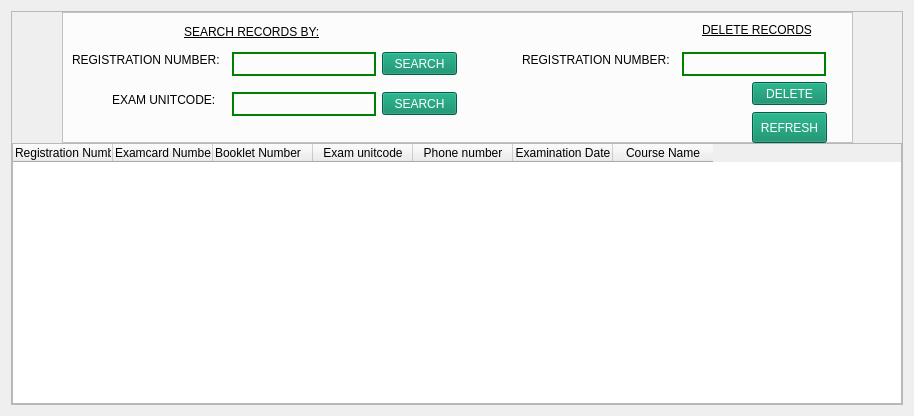
            <widget class="QWidget" name="page_2">
             <layout class="QVBoxLayout" name="verticalLayout_6">
              <item>
               <widget class="QFrame" name="frame_2">
                <property name="minimumSize">
                 <size>
                  <width>892</width>
                  <height>0</height>
                 </size>
                </property>
                <property name="frameShape">
                 <enum>QFrame::StyledPanel</enum>
                </property>
                <property name="frameShadow">
                 <enum>QFrame::Raised</enum>
                </property>
                <layout class="QGridLayout" name="gridLayout_2">
                 <property name="leftMargin">
                  <number>0</number>
                 </property>
                 <property name="topMargin">
                  <number>0</number>
                 </property>
                 <property name="rightMargin">
                  <number>0</number>
                 </property>
                 <property name="bottomMargin">
                  <number>0</number>
                 </property>
                 <property name="spacing">
                  <number>0</number>
                 </property>
                 <item row="0" column="0">
                  <spacer name="horizontalSpacer">
                   <property name="orientation">
                    <enum>Qt::Horizontal</enum>
                   </property>
                   <property name="sizeHint" stdset="0">
                    <size>
                     <width>32</width>
                     <height>20</height>
                    </size>
                   </property>
                  </spacer>
                 </item>
                 <item row="0" column="1">
                  <widget class="QFrame" name="frame_5">
                   <property name="minimumSize">
                    <size>
                     <width>791</width>
                     <height>131</height>
                    </size>
                   </property>
                   <property name="maximumSize">
                    <size>
                     <width>791</width>
                     <height>131</height>
                    </size>
                   </property>
                   <property name="styleSheet">
                    <string notr="true">background-color: rgb(252, 252, 252);</string>
                   </property>
                   <property name="frameShape">
                    <enum>QFrame::StyledPanel</enum>
                   </property>
                   <property name="frameShadow">
                    <enum>QFrame::Raised</enum>
                   </property>
                   <widget class="QLabel" name="label_12">
                    <property name="geometry">
                     <rect>
                      <x>640</x>
                      <y>10</y>
                      <width>113</width>
                      <height>16</height>
                     </rect>
                    </property>
                    <property name="styleSheet">
                     <string notr="true">
font: 87 8pt &quot;Arial Black&quot;;
text-decoration: underline;</string>
                    </property>
                    <property name="text">
                     <string>DELETE RECORDS</string>
                    </property>
                   </widget>
                   <widget class="QLineEdit" name="linedelreg">
                    <property name="geometry">
                     <rect>
                      <x>620</x>
                      <y>40</y>
                      <width>144</width>
                      <height>24</height>
                     </rect>
                    </property>
                    <property name="styleSheet">
                     <string notr="true">border : 2px solid green;
font: 12pt &quot;Arial Rounded MT Bold&quot;;</string>
                    </property>
                   </widget>
                   <widget class="QLabel" name="label_9">
                    <property name="geometry">
                     <rect>
                      <x>460</x>
                      <y>40</y>
                      <width>155</width>
                      <height>16</height>
                     </rect>
                    </property>
                    <property name="styleSheet">
                     <string notr="true">font: 87 8pt &quot;Arial Black&quot;;</string>
                    </property>
                    <property name="text">
                     <string>REGISTRATION NUMBER:</string>
                    </property>
                   </widget>
                   <widget class="QPushButton" name="deleteButton">
                    <property name="geometry">
                     <rect>
                      <x>690</x>
                      <y>70</y>
                      <width>75</width>
                      <height>23</height>
                     </rect>
                    </property>
                    <property name="styleSheet">
                     <string notr="true">QPushButton {
font: 87 8pt &quot;Arial Black&quot;;
background-color: rgb(0, 134, 98);
color: rgb(255, 255, 255);
}
QPushButton:hover {
	background-color: rgb(85, 170, 255);
}</string>
                    </property>
                    <property name="text">
                     <string>DELETE</string>
                    </property>
                   </widget>
                   <widget class="QLabel" name="label_13">
                    <property name="geometry">
                     <rect>
                      <x>122</x>
                      <y>10</y>
                      <width>151</width>
                      <height>20</height>
                     </rect>
                    </property>
                    <property name="styleSheet">
                     <string notr="true">
font: 87 8pt &quot;Arial Black&quot;;
text-decoration: underline;</string>
                    </property>
                    <property name="text">
                     <string>SEARCH RECORDS BY:</string>
                    </property>
                   </widget>
                   <widget class="QLineEdit" name="linereg">
                    <property name="geometry">
                     <rect>
                      <x>170</x>
                      <y>40</y>
                      <width>144</width>
                      <height>24</height>
                     </rect>
                    </property>
                    <property name="styleSheet">
                     <string notr="true">border : 2px solid green;
font: 12pt &quot;Arial Rounded MT Bold&quot;;</string>
                    </property>
                   </widget>
                   <widget class="QPushButton" name="searchreg">
                    <property name="geometry">
                     <rect>
                      <x>320</x>
                      <y>40</y>
                      <width>75</width>
                      <height>23</height>
                     </rect>
                    </property>
                    <property name="styleSheet">
                     <string notr="true">
QPushButton {
font: 87 8pt &quot;Arial Black&quot;;
background-color: rgb(0, 134, 98);
color: rgb(255, 255, 255);
}
QPushButton:hover {
	background-color: rgb(85, 170, 255);
}</string>
                    </property>
                    <property name="text">
                     <string>SEARCH</string>
                    </property>
                   </widget>
                   <widget class="QLabel" name="label_11">
                    <property name="geometry">
                     <rect>
                      <x>10</x>
                      <y>40</y>
                      <width>155</width>
                      <height>16</height>
                     </rect>
                    </property>
                    <property name="styleSheet">
                     <string notr="true">font: 87 8pt &quot;Arial Black&quot;;</string>
                    </property>
                    <property name="text">
                     <string>REGISTRATION NUMBER:</string>
                    </property>
                   </widget>
                   <widget class="QLineEdit" name="lineexam">
                    <property name="geometry">
                     <rect>
                      <x>170</x>
                      <y>80</y>
                      <width>144</width>
                      <height>24</height>
                     </rect>
                    </property>
                    <property name="styleSheet">
                     <string notr="true">border : 2px solid green;
font: 12pt &quot;Arial Rounded MT Bold&quot;;</string>
                    </property>
                   </widget>
                   <widget class="QPushButton" name="searchunit">
                    <property name="geometry">
                     <rect>
                      <x>320</x>
                      <y>80</y>
                      <width>75</width>
                      <height>23</height>
                     </rect>
                    </property>
                    <property name="styleSheet">
                     <string notr="true">
QPushButton {
font: 87 8pt &quot;Arial Black&quot;;
background-color: rgb(0, 134, 98);
color: rgb(255, 255, 255);
}
QPushButton:hover {
	background-color: rgb(85, 170, 255);
}</string>
                    </property>
                    <property name="text">
                     <string>SEARCH</string>
                    </property>
                   </widget>
                   <widget class="QLabel" name="label_10">
                    <property name="geometry">
                     <rect>
                      <x>50</x>
                      <y>80</y>
                      <width>109</width>
                      <height>16</height>
                     </rect>
                    </property>
                    <property name="styleSheet">
                     <string notr="true">font: 87 8pt &quot;Arial Black&quot;;</string>
                    </property>
                    <property name="text">
                     <string>EXAM UNITCODE:</string>
                    </property>
                   </widget>
                   <widget class="QPushButton" name="refreshButton">
                    <property name="geometry">
                     <rect>
                      <x>690</x>
                      <y>100</y>
                      <width>75</width>
                      <height>31</height>
                     </rect>
                    </property>
                    <property name="styleSheet">
                     <string notr="true">QPushButton {
font: 87 8pt &quot;Arial Black&quot;;
background-color: rgb(0, 134, 98);
color: rgb(255, 255, 255);
}
QPushButton:hover {
	background-color: rgb(85, 170, 255);
}</string>
                    </property>
                    <property name="text">
                     <string>REFRESH</string>
                    </property>
                   </widget>
                  </widget>
                 </item>
                 <item row="0" column="2">
                  <spacer name="horizontalSpacer_2">
                   <property name="orientation">
                    <enum>Qt::Horizontal</enum>
                   </property>
                   <property name="sizeHint" stdset="0">
                    <size>
                     <width>31</width>
                     <height>20</height>
                    </size>
                   </property>
                  </spacer>
                 </item>
                 <item row="1" column="0" colspan="3">
                  <widget class="QTableWidget" name="tableWidget">
                   <property name="minimumSize">
                    <size>
                     <width>872</width>
                     <height>261</height>
                    </size>
                   </property>
                   <property name="maximumSize">
                    <size>
                     <width>16777215</width>
                     <height>500</height>
                    </size>
                   </property>
                   <column>
                    <property name="text">
                     <string>Registration Number</string>
                    </property>
                    <property name="textAlignment">
                     <set>AlignJustify|AlignVCenter</set>
                    </property>
                   </column>
                   <column>
                    <property name="text">
                     <string>Examcard Number</string>
                    </property>
                    <property name="textAlignment">
                     <set>AlignJustify|AlignVCenter</set>
                    </property>
                   </column>
                   <column>
                    <property name="text">
                     <string>Booklet Number</string>
                    </property>
                    <property name="textAlignment">
                     <set>AlignJustify|AlignVCenter</set>
                    </property>
                   </column>
                   <column>
                    <property name="text">
                     <string>Exam unitcode</string>
                    </property>
                   </column>
                   <column>
                    <property name="text">
                     <string>Phone number</string>
                    </property>
                   </column>
                   <column>
                    <property name="text">
                     <string>Examination Date</string>
                    </property>
                   </column>
                   <column>
                    <property name="text">
                     <string>Course Name</string>
                    </property>
                   </column>
                  </widget>
                 </item>
                </layout>
               </widget>
              </item>
             </layout>
            </widget>
